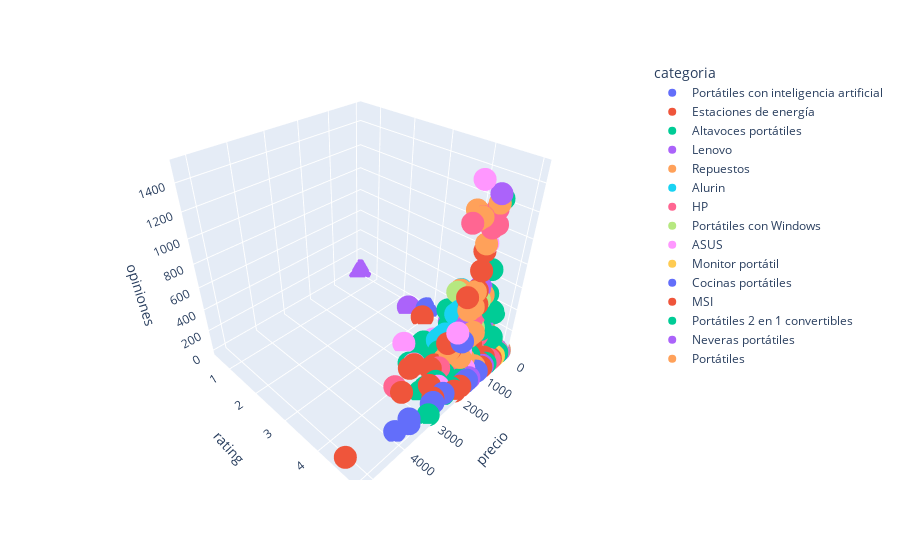

The cell this chart's notebook holds for it:
### Code cell
px.scatter_3d(data_frame = df_portatiles,
              x          = "precio",
              y          = "rating",
              z          = "opiniones",
              color      = "categoria"
              )

### Figure 1 — Plotly figure (JSON) as saved in the notebook; plotly's stock layout.template omitted (floating-point values rounded to 4 significant figures)
{"data": [{"hovertemplate": "categoria=Portátiles con inteligencia artificial<br>precio=%{x}<br>rating=%{y}<br>opiniones=%{z}<extra></extra>", "legendgroup": "Portátiles con inteligencia artificial", "marker": {"color": "#636efa", "symbol": "circle"}, "mode": "markers", "name": "Portátiles con inteligencia artificial", "scene": "scene", "showlegend": true, "type": "scatter3d", "x": [2688.0, 369.0, 1489.0, 1599.0, 1429.0, 1569.0, 1149.0, 1489.0, 2299.0, 3409.0, 3899.0, 1069.0, 3549.0, 2749.0, 1489.0, 1599.0, 1079.0], "y": [4.9, 4.6, 4.7, 4.8, 4.5, 4.8, 4.7, 5.0, 4.9, 4.8, 4.8, 5.0, 4.9, 4.9, NaN, 5.0, 4.8], "z": [23, 106, 3, 350, 1, 350, 56, 1, 23, 6, 6, 2, 23, 23, 0, 1, 5]}, {"hovertemplate": "categoria=Estaciones de energía<br>precio=%{x}<br>rating=%{y}<br>opiniones=%{z}<extra></extra>", "legendgroup": "Estaciones de energía", "marker": {"color": "#EF553B", "symbol": "circle"}, "mode": "markers", "name": "Estaciones de energía", "scene": "scene", "showlegend": true, "type": "scatter3d", "x": [398.9, 798.0, 598.9, 229.0, 2535.0, 349.0, 1599.0, 2669.0, 150.0, 432.0, 866.0, 999.9, 810.0, 699.0, 1355.0, 1769.0, 677.0, 435.5, 640.0, 400.0, 170.0, 1297.0, 1099.0, 2099.0, 1999.0, 139.0], "y": [4.5, 4.9, 4.9, 4.7, 4.8, 4.3, NaN, NaN, 4.3, 5.0, 5.0, NaN, NaN, NaN, 4.8, 5.0, NaN, 4.4, NaN, 3.0, 4.9, NaN, NaN, NaN, NaN, NaN], "z": [17, 12, 27, 23, 3, 2, 0, 0, 43, 2, 1, 0, 0, 0, 8, 1, 0, 7, 0, 2, 5, 0, 0, 0, 0, 0]}, {"hovertemplate": "categoria=Altavoces portátiles<br>precio=%{x}<br>rating=%{y}<br>opiniones=%{z}<extra></extra>", "legendgroup": "Altavoces portátiles", "marker": {"color": "#00cc96", "symbol": "circle"}, "mode": "markers", "name": "Altavoces portátiles", "scene": "scene", "showlegend": true, "type": "scatter3d", "x": [21.99, 8.99, 146.0, 16.6, 45.0, 154.9, 179.0, 49.95, 566.8, 49.0, 147.0, 147.0, 97.01, 147.0, 27.0, 39.99, 139.9, 149.0, 226.3, 119.0, 107.0, 336.1, 610.3, 288.0, 44.99, 45.52, 45.99, 130.0, 42.99, 60.5, 266.0, 97.5, 238.4, 42.99, 199.0, 9.99, 78.91, 339.0, 140.0, 161.0], "y": [4.4, 4.4, 4.5, 4.4, NaN, 4.5, 4.8, 5.0, 4.7, 4.8, 4.8, 4.8, 4.5, 4.8, 5.0, NaN, 4.4, 4.5, 4.8, 4.5, 4.5, 4.8, 4.7, 4.4, 4.8, 4.7, 4.7, 5.0, 4.7, 4.0, 4.8, 4.5, 4.0, 4.7, 4.8, 3.5, 4.5, 4.8, 5.0, NaN], "z": [60, 60, 409, 60, 0, 1250, 12, 1, 255, 32, 122, 122, 473, 122, 1, 0, 22, 1250, 34, 1, 689, 21, 36, 8, 9, 18, 18, 2, 322, 1, 122, 2, 1, 322, 122, 109, 2, 406, 2, 0]}, {"hovertemplate": "categoria=Lenovo<br>precio=%{x}<br>rating=%{y}<br>opiniones=%{z}<extra></extra>", "legendgroup": "Lenovo", "marker": {"color": "#ab63fa", "symbol": "circle"}, "mode": "markers", "name": "Lenovo", "scene": "scene", "showlegend": true, "type": "scatter3d", "x": [489.0, 1089.0, 559.0, 949.0, 357.0, 1599.0, 362.0, 410.0, 1159.0, 945.6, 1499.0, 1060.0, 249.0, 499.0, 429.0, 327.0, 540.0, 524.0, 1242.0, 799.0, 439.2, 1389.0, 336.0], "y": [4.5, 4.6, 4.5, 4.5, 4.6, 4.8, 4.2, 4.6, 4.7, 4.4, 4.5, 4.5, 4.5, 4.6, NaN, 4.5, 4.8, 4.6, 4.3, 5.0, NaN, 5.0, 2.5], "z": [589, 51, 596, 293, 281, 8, 19, 281, 7, 32, 3, 11, 47, 1333, 0, 50, 27, 16, 6, 5, 0, 3, 1]}, {"hovertemplate": "categoria=Repuestos<br>precio=%{x}<br>rating=%{y}<br>opiniones=%{z}<extra></extra>", "legendgroup": "Repuestos", "marker": {"color": "#FFA15A", "symbol": "circle"}, "mode": "markers", "name": "Repuestos", "scene": "scene", "showlegend": true, "type": "scatter3d", "x": [24.99, 32.98, 44.99, 28.99, 50.5, 18.06, 53.99, 43.62, 45.99, 39.99, 42.99, 2.58, 80.99, 86.34, 34.99, 54.99, 30.0, 25.99, 45.01, 27.99, 34.99, 13.99, 19.17, 53.55, 54.66, 134.7, 83.07, 78.99, 40.5, 41.21, 30.99, 32.75, 58.94, 25.99, 25.99, 34.99, 94.54, 72.99, 23.99, 27.99], "y": [4.3, 4.5, 4.6, 4.5, 5.0, 5.0, NaN, 4.5, 4.8, NaN, 5.0, 5.0, NaN, NaN, NaN, 5.0, 4.7, 4.2, 4.1, 4.5, NaN, NaN, 5.0, 4.7, 5.0, NaN, NaN, NaN, 4.3, NaN, 4.1, NaN, NaN, 5.0, NaN, 5.0, 5.0, NaN, 4.4, NaN], "z": [17, 182, 7, 18, 1, 1, 0, 6, 2, 0, 3, 3, 0, 0, 0, 1, 5, 26, 271, 1, 0, 0, 1, 3, 1, 0, 0, 0, 5, 0, 5, 0, 0, 1, 0, 1, 1, 0, 23, 0]}, {"hovertemplate": "categoria=Alurin<br>precio=%{x}<br>rating=%{y}<br>opiniones=%{z}<extra></extra>", "legendgroup": "Alurin", "marker": {"color": "#19d3f3", "symbol": "circle"}, "mode": "markers", "name": "Alurin", "scene": "scene", "showlegend": true, "type": "scatter3d", "x": [500.0, 710.0, 450.0, 220.0, 620.0, 560.0, 560.0, 440.0, 470.0, 640.0, 430.0, 440.0, 480.0, 810.0, 450.0, 860.0, 410.0, 470.0, 490.0, 795.4, 523.5, 900.0, 720.0, 840.0, 980.0, 820.0, 1060.0, 880.0, 1000.0, 500.0, 615.4, 440.0, 600.0, 570.0, 430.0, 575.4, 460.0], "y": [4.2, 3.9, 4.2, 3.9, 4.2, 4.2, 4.2, 4.2, 4.2, NaN, 4.2, 4.2, 4.2, 3.9, 4.2, 4.2, 4.2, 4.2, 4.3, 4.2, 4.3, 4.2, 4.2, 4.2, 3.9, 3.9, 3.9, 3.9, 3.9, 4.2, 4.2, 4.2, 4.2, 4.2, 4.2, 4.2, 4.2], "z": [357, 64, 357, 422, 357, 357, 357, 357, 357, 0, 357, 357, 357, 64, 357, 357, 357, 357, 206, 357, 206, 357, 357, 357, 64, 65, 64, 65, 65, 25, 25, 357, 357, 357, 25, 25, 357]}, {"hovertemplate": "categoria=HP<br>precio=%{x}<br>rating=%{y}<br>opiniones=%{z}<extra></extra>", "legendgroup": "HP", "marker": {"color": "#FF6692", "symbol": "circle"}, "mode": "markers", "name": "HP", "scene": "scene", "showlegend": true, "type": "scatter3d", "x": [659.0, 1249.0, 1129.0, 799.0, 699.0, 629.0, 1299.0, 1909.0, 1109.0, 449.0, 1452.0, 1499.0, 549.0, 649.0, 484.9, 1499.0, 549.0, 353.0, 444.4, 299.0, 529.0, 349.0, 499.0, 1349.0, 684.2, 649.0, 599.0, 623.4, 1499.0, 248.5, 487.4, 1639.0, 2999.0, 999.0], "y": [4.6, 4.5, 4.6, 4.5, 4.5, 4.5, 4.5, 4.5, 4.6, 4.6, 4.5, 4.6, NaN, NaN, 5.0, 4.5, 4.6, 4.3, 4.3, NaN, NaN, 4.4, 4.6, 4.5, NaN, 4.5, 4.6, 4.2, 4.6, 4.0, 5.0, 4.5, 4.1, 4.5], "z": [1108, 55, 247, 334, 334, 334, 92, 92, 1242, 1108, 55, 132, 0, 0, 2, 67, 1232, 37, 5, 0, 0, 151, 160, 163, 0, 105, 160, 14, 1242, 97, 1, 67, 39, 254]}, {"hovertemplate": "categoria=Portátiles con Windows<br>precio=%{x}<br>rating=%{y}<br>opiniones=%{z}<extra></extra>", "legendgroup": "Portátiles con Windows", "marker": {"color": "#B6E880", "symbol": "circle"}, "mode": "markers", "name": "Portátiles con Windows", "scene": "scene", "showlegend": true, "type": "scatter3d", "x": [559.0, 739.0, 380.0, 679.0, 699.0, 769.0, 869.0, 399.0, 1550.0, 609.0, 544.0, 559.7, 1079.0, 647.0, 640.0, 450.0], "y": [4.5, 4.6, 3.9, 4.6, NaN, 4.5, NaN, 4.6, 4.5, NaN, 4.6, 4.8, 4.8, 4.8, 4.2, NaN], "z": [474, 281, 422, 528, 0, 105, 0, 281, 132, 0, 52, 5, 2, 28, 357, 0]}, {"hovertemplate": "categoria=ASUS<br>precio=%{x}<br>rating=%{y}<br>opiniones=%{z}<extra></extra>", "legendgroup": "ASUS", "marker": {"color": "#FF97FF", "symbol": "circle"}, "mode": "markers", "name": "ASUS", "scene": "scene", "showlegend": true, "type": "scatter3d", "x": [729.0, 579.0, 579.0, 1299.0, 1279.0, 409.0, 929.0, 779.0, 819.0, 269.0, 369.0, 529.0, 529.0, 499.0, 499.0, 2199.0, 499.0, 1199.0, 633.5, 1599.0, 649.0, 399.0, 899.0, 1649.0, 584.3, 1643.0, 2099.0, 449.0, 429.0, 1999.0, 899.0], "y": [4.7, 4.7, 4.2, 4.8, 4.6, 4.3, 4.3, 4.6, 4.3, 4.1, 4.2, 4.5, NaN, 4.4, 4.0, 4.7, 4.5, 4.6, NaN, 3.3, NaN, 4.3, 3.9, 4.8, NaN, 4.7, 4.5, 4.6, 4.3, 3.9, 3.7], "z": [25, 7, 17, 28, 1503, 5, 50, 12, 50, 13, 15, 964, 0, 80, 6, 20, 56, 145, 0, 2, 0, 13, 8, 3, 0, 418, 25, 9, 63, 4, 3]}, {"hovertemplate": "categoria=Monitor portátil<br>precio=%{x}<br>rating=%{y}<br>opiniones=%{z}<extra></extra>", "legendgroup": "Monitor portátil", "marker": {"color": "#FECB52", "symbol": "circle"}, "mode": "markers", "name": "Monitor portátil", "scene": "scene", "showlegend": true, "type": "scatter3d", "x": [99.0, 116.0, 136.0, 129.0, 156.3, 136.0, 95.98, 136.0, 448.0, 481.3, 95.98, 89.98, 284.2, 170.0, 186.9, 339.0, 95.98, 110.0, 201.5, 199.0, 149.0, 184.0, 125.0, 95.98, 449.0, 209.7, 324.9, 393.0, 456.7, 380.3, 359.0, 418.3, 95.98, 89.98, 232.0, 659.8, 255.0, 295.0, 160.0, 299.0], "y": [4.5, 4.0, 4.7, 4.2, 4.2, 4.5, 4.7, 4.3, 4.2, 5.0, 5.0, 4.0, 5.0, 4.5, 4.5, 4.2, 4.5, 4.9, 4.5, NaN, 4.5, NaN, 4.2, 4.8, 4.2, 4.5, 4.2, 4.2, NaN, 4.2, 4.5, 4.5, 4.5, NaN, 4.0, NaN, NaN, NaN, NaN, NaN], "z": [120, 30, 23, 177, 65, 25, 36, 16, 177, 1, 2, 6, 1, 1, 30, 177, 31, 4, 36, 0, 36, 0, 177, 3, 177, 30, 177, 65, 0, 177, 30, 30, 8, 0, 2, 0, 0, 0, 0, 0]}, {"hovertemplate": "categoria=Cocinas portátiles<br>precio=%{x}<br>rating=%{y}<br>opiniones=%{z}<extra></extra>", "legendgroup": "Cocinas portátiles", "marker": {"color": "#636efa", "symbol": "circle"}, "mode": "markers", "name": "Cocinas portátiles", "scene": "scene", "showlegend": true, "type": "scatter3d", "x": [80.01, 95.0, 57.0, 79.0, 58.0, 40.99, 21.99, 49.92, 20.49, 41.9, 78.62, 48.89, 66.87, 32.39, 37.23, 44.27, 193.5, 88.97, 52.9, 130.0, 100.3, 40.0, 47.51, 53.54, 39.9, 63.25, 39.99, 42.99, 48.99, 47.98, 36.99, 44.14, 35.99, 22.84, 36.0, 45.3, 70.99, 35.99, 68.99, 88.06], "y": [4.7, 4.7, 4.5, 4.3, NaN, 4.2, 4.3, NaN, NaN, 2.9, NaN, NaN, NaN, NaN, NaN, NaN, NaN, 3.9, 0.5, NaN, NaN, NaN, NaN, NaN, 5.0, NaN, NaN, NaN, NaN, NaN, NaN, 4.4, NaN, NaN, NaN, NaN, NaN, NaN, NaN, 4.8], "z": [32, 21, 2, 35, 0, 17, 2, 0, 0, 9, 0, 0, 0, 0, 0, 0, 0, 4, 1, 0, 0, 0, 0, 0, 1, 0, 0, 0, 0, 0, 0, 7, 0, 0, 0, 0, 0, 0, 0, 2]}, {"hovertemplate": "categoria=MSI<br>precio=%{x}<br>rating=%{y}<br>opiniones=%{z}<extra></extra>", "legendgroup": "MSI", "marker": {"color": "#EF553B", "symbol": "circle"}, "mode": "markers", "name": "MSI", "scene": "scene", "showlegend": true, "type": "scatter3d", "x": [1099.0, 1939.0, 769.0, 599.0, 809.0, 649.0, 749.0, 1649.0, 1329.0, 729.0, 599.0, 1049.0, 1299.0, 2149.0, 2329.0, 1649.0, 2099.0, 779.0, 899.0, 1279.0, 2099.0, 1449.0, 3019.0, 1499.0, 1549.0, 1649.0, 1329.0, 1999.0, 2399.0, 5199.0], "y": [4.5, 4.4, 4.6, 4.5, 4.5, 4.5, 4.6, 4.4, 4.5, 4.5, 4.5, 4.5, 4.5, 4.0, 4.0, 4.7, 4.4, 4.6, 4.5, 4.5, 4.4, 4.7, 4.3, 4.5, 4.5, 4.5, 4.3, 5.0, 4.6, 4.6], "z": [244, 103, 504, 750, 490, 590, 124, 103, 194, 479, 910, 590, 194, 53, 53, 31, 103, 134, 479, 110, 103, 31, 39, 194, 194, 278, 20, 3, 47, 48]}, {"hovertemplate": "categoria=Portátiles 2 en 1 convertibles<br>precio=%{x}<br>rating=%{y}<br>opiniones=%{z}<extra></extra>", "legendgroup": "Portátiles 2 en 1 convertibles", "marker": {"color": "#00cc96", "symbol": "circle"}, "mode": "markers", "name": "Portátiles 2 en 1 convertibles", "scene": "scene", "showlegend": true, "type": "scatter3d", "x": [350.0, 2299.0, 769.0, 1899.0, 409.0, 2389.0, 1579.0, 2149.0, 2999.0, 2599.0, 949.0, 1629.0, 1069.0, 1626.0, 1979.0, 2299.0, 1349.0, 1779.0, 259.9, 200.0, 2056.0, 980.3, 1429.0, 839.0, 1839.0, 1679.0, 1679.0, 1865.0, 1889.0, 2110.0, 2149.0, 240.0, 1399.0, 1241.0, 979.0, 1289.0, 1186.0, 674.8, 1389.0, 398.9], "y": [4.9, 4.9, 4.6, 4.6, 4.4, 4.5, 4.9, 4.6, 5.0, 4.5, 4.7, 4.0, 5.0, 4.3, 4.9, 4.6, 4.5, 4.0, 4.7, 3.7, 3.8, NaN, NaN, 4.7, 3.9, 3.9, 3.9, 4.6, NaN, NaN, NaN, 4.0, 4.5, 3.6, 4.7, NaN, 3.6, 5.0, 4.6, NaN], "z": [7, 12, 39, 8, 29, 1, 5, 32, 2, 1, 70, 4, 2, 148, 5, 8, 2, 4, 16, 25, 2, 0, 0, 24, 10, 10, 10, 55, 0, 0, 0, 22, 2, 4, 70, 0, 4, 1, 18, 0]}, {"hovertemplate": "categoria=Neveras portátiles<br>precio=%{x}<br>rating=%{y}<br>opiniones=%{z}<extra></extra>", "legendgroup": "Neveras portátiles", "marker": {"color": "#ab63fa", "symbol": "circle"}, "mode": "markers", "name": "Neveras portátiles", "scene": "scene", "showlegend": true, "type": "scatter3d", "x": [54.9, 39.9, 39.91, 54.89, 29.18, 699.9, 64.9, 119.0, 94.54, 112.2, 28.87, 17.54, 14.77, 14.77, 59.9, 64.9, 69.9, 109.0, 39.91, 39.9, 28.8, 39.91, 39.9, 39.9, 58.64, 99.89, 64.9, 45.26, 69.69, 118.4, 135.1, 61.1, 44.68, 352.0, 1387.0, 79.0, 88.99, 88.99, 39.99, 39.99], "y": [0.5, 2.9, 2.9, 5.0, 5.0, NaN, NaN, NaN, NaN, NaN, NaN, NaN, 5.0, 5.0, NaN, NaN, NaN, 5.0, 2.9, 3.6, 3.6, 3.6, 3.6, NaN, 0.5, NaN, NaN, 0.5, 5.0, 5.0, NaN, 5.0, NaN, NaN, 5.0, 5.0, NaN, NaN, NaN, NaN], "z": [1, 4, 4, 1, 1, 0, 0, 0, 0, 0, 0, 0, 1, 1, 0, 0, 0, 1, 4, 8, 8, 8, 8, 0, 1, 0, 0, 1, 1, 2, 0, 1, 0, 0, 1, 1, 0, 0, 0, 0]}, {"hovertemplate": "categoria=Portátiles<br>precio=%{x}<br>rating=%{y}<br>opiniones=%{z}<extra></extra>", "legendgroup": "Portátiles", "marker": {"color": "#FFA15A", "symbol": "circle"}, "mode": "markers", "name": "Portátiles", "scene": "scene", "showlegend": true, "type": "scatter3d", "x": [250.0, 1700.0, 669.0, 479.0, 689.0, 539.0, 999.0, 519.0, 1379.0, 729.0, 509.0, 779.0, 1129.0, 499.0, 1279.0, 1299.0, 1199.0, 1129.0, 1599.0, 579.0, 299.0, 599.0, 849.0, 1409.0, 919.0, 1369.0, 1029.0, 1549.0, 529.0, 579.0, 739.0, 949.0, 1209.0, 1129.0, 949.0, 729.0, 1089.0, 1129.0, 939.0, 1099.0], "y": [3.9, 4.5, 4.5, 4.5, 4.5, 4.6, 4.4, 4.8, 4.7, 4.5, 4.5, 4.5, 4.6, 4.6, 4.6, 4.6, 4.7, 4.8, 4.8, 4.6, 4.4, 4.5, 4.4, 4.5, 4.6, 4.8, 4.9, 4.5, 4.3, 4.5, 4.5, 4.3, 4.8, 4.8, 4.6, 4.6, 4.0, 4.8, 4.6, 4.6], "z": [422, 132, 308, 242, 83, 552, 1250, 43, 134, 590, 83, 479, 1242, 1268, 1242, 132, 88, 350, 19, 34, 109, 242, 79, 194, 504, 350, 25, 194, 104, 964, 479, 50, 350, 350, 51, 54, 10, 350, 504, 504]}], "layout": {"legend": {"title": {"text": "categoria"}, "tracegroupgap": 0}, "margin": {"t": 60}, "scene": {"domain": {"x": [0, 1], "y": [0, 1]}, "xaxis": {"title": {"text": "precio"}}, "yaxis": {"title": {"text": "rating"}}, "zaxis": {"title": {"text": "opiniones"}}}}}
